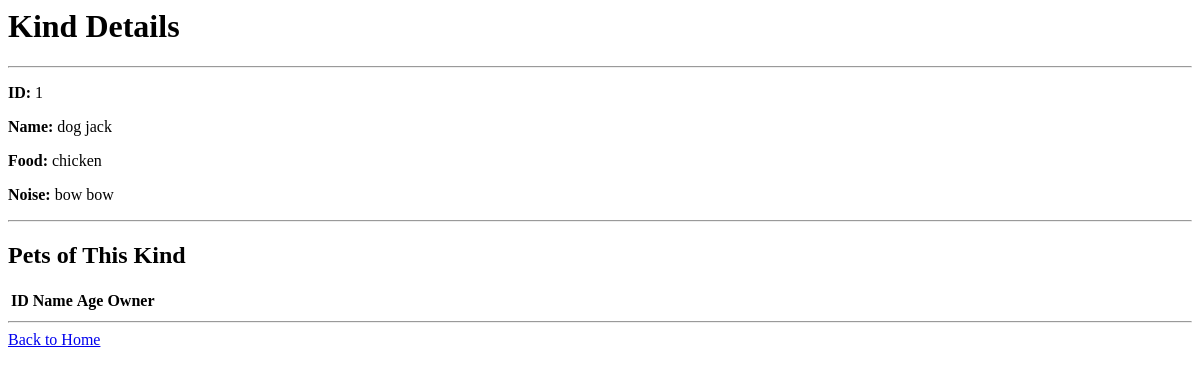
The app's page /kind/1, older data.
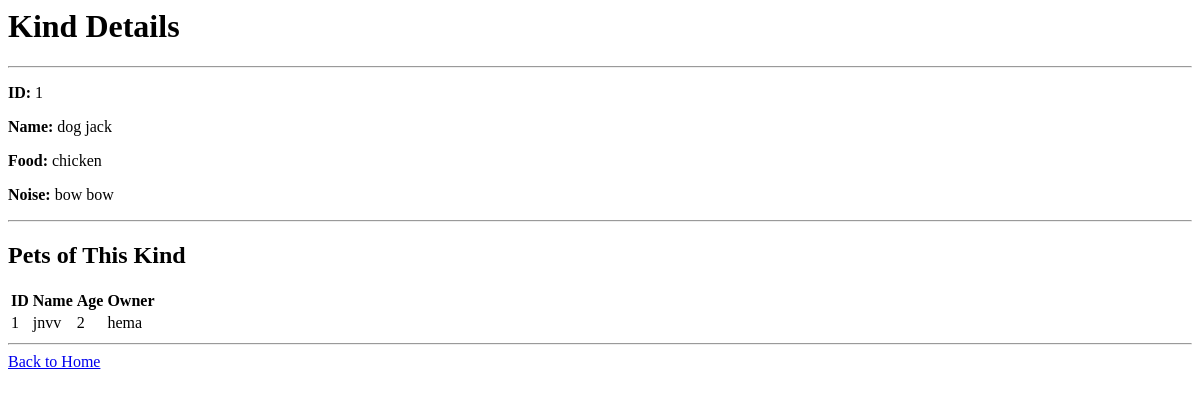
The same page, newer data.
### database.py (models this page shows)
class Pet(Model):
    name = CharField()
    age = IntegerField()
    owner = CharField()
    kind = ForeignKeyField(Kind, backref="pets")
    class Meta:
        database = db

### app.py (the view)
@app.route('/kind/<int:kind_id>')
def kind_detail(kind_id):
    kind = Kind.get_or_none(Kind.id == kind_id)
    if kind:
        pets = Pet.select().where(Pet.kind == kind)
        return render_template('kind_detail.html', kind=kind, pets=pets)
    return "Kind not found", 404

### templates/kind_detail.html
<html>
    <head></head>
    <body>
        <h1>Kind Details</h1>
        <hr/>
        <p><strong>ID:</strong> {{ kind.id }}</p>
        <p><strong>Name:</strong> {{ kind.kind_name }}</p>
        <p><strong>Food:</strong> {{ kind.food }}</p>
        <p><strong>Noise:</strong> {{ kind.noise }}</p>
        <hr/>
        <h2>Pets of This Kind</h2>
        <table>
            <tr>
                <th>ID</th>
                <th>Name</th>
                <th>Age</th>
                <th>Owner</th>
            </tr>
            {% for pet in pets %}
            <tr>
                <td>{{ pet.id }}</td>
                <td>{{ pet.name }}</td>
                <td>{{ pet.age }}</td>
                <td>{{ pet.owner }}</td>
            </tr>
            {% endfor %}
        </table>
        <hr/>
        <a href="/">Back to Home</a>
    </body>
</html>

Row changes from the older to the newer data that the page shows:
added Pet: id "1", name "jnvv", age "2", owner "hema"
